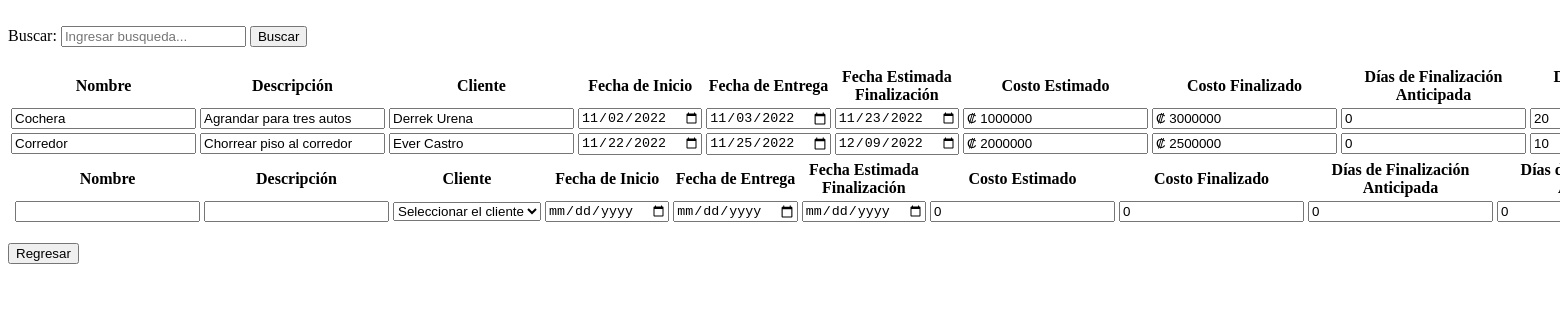
Screenshot of /view/ObrasView.php with the database file from the repository.
### tables this page shows
CREATE TABLE `tbobra` (
  `tbobraid` int(11) NOT NULL,
  `tbobranombre` varchar(100) NOT NULL,
  `tbobradescripcion` text NOT NULL,
  `tbclienteid` int(11) NOT NULL,
  `tbobrafechainicio` date NOT NULL,
  `tbobrafechaentrega` date NOT NULL,
  `tbobrafechaestimadofinalizacion` date NOT NULL,
  `tbobracostoestimado` int(11) NOT NULL,
  `tbobracostofinalizado` int(11) NOT NULL,
  `tbobradiasfinalizacionanticipada` int(11) NOT NULL,
  `tbobradiasfinalizacionatrasado` int(11) NOT NULL,
  `tbobraganancia` int(11) NOT NULL,
  `tbobraperdida` int(11) NOT NULL,
  `tbobradiasestimadoobra` int(11) NOT NULL,
  `tbobrafinalizada` tinyint(4) NOT NULL
);

CREATE TABLE `tbcliente` (
  `tbclienteid` int(11) NOT NULL,
  `tbclientecedula` varchar(12) NOT NULL,
  `tbclientenombre` text NOT NULL,
  `tbclienteapellidos` text NOT NULL,
  `tbclientetelefono` varchar(8) NOT NULL,
  `tbclientecorreo` text NOT NULL
);

### data/ObrasData.php (called while the page is built, shortened)
<?php
include '../domain/Obra.php';
class ObrasData extends Data {
    public function getAllObra() {
        $conn = mysqli_connect($this->server, $this->user, $this->password, $this->db);
        $conn->set_charset('utf8');
        $querySelect = "SELECT * FROM tbobra;";
        $result = mysqli_query($conn, $querySelect);
        $Obras = [];
        while ($row = mysqli_fetch_array($result)) {
            $currentObra = new Obra($row['tbobraid'], $row['tbobranombre'], $row['tbobradescripcion'],
            $row['tbclienteid'], $row['tbobrafechainicio'], $row['tbobrafechaentrega'], $row['tbobrafechaestimadofinalizacion'], $row['tbobracostoestimado']
            , $row['tbobracostofinalizado'], $row['tbobradiasfinalizacionanticipada'], $row['tbobradiasfinalizacionatrasado'], $row['tbobraganancia'], $row['tbobraperdida']
            , $row['tbobradiasestimadoobra'], $row['tbobrafinalizada']);
            array_push($Obras, $currentObra);
        }
        return $Obras;
    }
}

### business/ObrasBusiness.php (called while the page is built, shortened)
<?php
include '../data/ObrasData.php';
class ObrasBusiness {
    private $ObrasData;
    public function ObrasBusiness() {
        $this->ObrasData = new ObrasData();
    }
    public function getAllObra() {
        return $this->ObrasData->getAllObra();
    }
}

### domain/Obra.php (called while the page is built, shortened)
<?php
class Obra
{
    private $obraNombre;
    private $obraDescripcion;
    private $obraFechaInicio;
    private $obraFechaEntrega;
    private $obraFechaEstimadaFinalizacion;
    private $obraCostoEstimado;
    private $obraCostoFinalizado;
    private $obraDiasFinalizacionAnticipada;
    private $obraDiasFinalizacionAtrasado;
    function Obra($obraId, $obraNombre, $obraDescripcion, $clienteId, $obraFechaInicio, $obraFechaEntrega, $obraFechaEstimadaFinalizacion, $obraCostoEstimado, $obraCostoFinalizado,
    $obraDiasFinalizacionAnticipada, $obraDiasFinalizacionAtrasado, $obraGanancia, $obraPerdida, $obraDiasEstimadoObra, $obraFinalizada)
    {
        $this->obraNombre = $obraNombre;
        $this->obraDescripcion = $obraDescripcion;
        $this->obraFechaInicio = $obraFechaInicio;
        $this->obraFechaEntrega = $obraFechaEntrega;
        $this->obraFechaEstimadaFinalizacion = $obraFechaEstimadaFinalizacion;
        $this->obraCostoEstimado = $obraCostoEstimado;
        $this->obraCostoFinalizado = $obraCostoFinalizado;
        $this->obraDiasFinalizacionAnticipada = $obraDiasFinalizacionAnticipada;
        $this->obraDiasFinalizacionAtrasado = $obraDiasFinalizacionAtrasado;
    }
    function getObraNombre()
    {
        return $this->obraNombre;
    }
    function getObraDescripcion()
    {
        return $this->obraDescripcion;
    }
    function getObraFechaInicio()
    {
        return $this->obraFechaInicio;
    }
    function getObraFechaEntrega()
    {
        return $this->obraFechaEntrega;
    }
    function getObraFechaEstimadaFinalizacion()
    {
        return $this->obraFechaEstimadaFinalizacion;
    }
    function getObraCostoEstimado()
    {
        return $this->obraCostoEstimado;
    }
    function getObraCostoFinalizado()
    {
        return $this->obraCostoFinalizado;
    }
    function getObraDiasFinalizacionAnticipada()
    {
        return $this->obraDiasFinalizacionAnticipada;
    }
    function getObraDiasFinalizacionAtrasado()
    {
        return $this->obraDiasFinalizacionAtrasado;
    }
}

### data/ClienteData.php (called while the page is built, shortened)
<?php
class ClienteData extends Data {
    public function getClienteId($clienteId) {
        $conn = mysqli_connect($this->server, $this->user, $this->password, $this->db);
        $conn->set_charset('utf8');
        $querySelect = "SELECT * FROM tbcliente WHERE tbclienteid = ". $clienteId .";";
        $result = mysqli_query($conn, $querySelect);
        $nombreCliente = "";
        while ($row = mysqli_fetch_array($result)) {
            $nombreCliente = $row['tbclientenombre'].' '.$row['tbclienteapellidos'];
        }
        return $nombreCliente;
    }
}

### business/ClienteBusiness.php (called while the page is built, shortened)
<?php
include '../data/ClienteData.php';
class ClienteBusiness {
    private $ClienteData;
    public function ClienteBusiness() {
        $this->ClienteData = new ClienteData();
    }
    public function getClienteId($clienteId) {
        return $this->ClienteData->getClienteId($clienteId);
    }
}

### view/ObrasView.php (the view, shortened to what this page needs)
<!DOCTYPE html>
<html lang="en">
<head>
    <?php
    include '../business/ObrasBusiness.php';
    include '../business/ClienteBusiness.php';
    ?>
</head>
<body>
    <section id="form">
        <form action="" method="post" autocomplete="off">
            <div>
                Buscar:
                <?php
                $nombre = "";
                echo '<input type="text" name="buscarObra" id = "buscarObra" required placeholder = "Ingresar busqueda..." value = "' . $nombre . '">';
                ?>
                <input type="button" name="search" id="search" value="Buscar" onclick="getData()">
                <ul id="listaObras"></ul>
            </div>
        </form>
        <table>
            <tr>
                <th>Nombre</th>
                <th>Descripción</th>
                <th>Cliente</th>
                <th>Fecha de Inicio</th>
                <th>Fecha de Entrega</th>
                <th>Fecha Estimada Finalización</th>
                <th>Costo Estimado</th>
                <th>Costo Finalizado</th>
                <th>Días de Finalización Anticipada</th>
                <th>Días de Finalización Atrasada</th>
            </tr>
            <tbody id=buscarObra>
                <?php
                $ClienteBusiness = new ClienteBusiness();
                $ObrasBusiness = new ObrasBusiness();
                $allObra = $ObrasBusiness->getAllObra();
                foreach ($allObra as $current) {
                    echo '<form method="post" enctype="multipart/form-data" action="../business/ObrasAction.php">';
                    echo '<td><input type="text" name="tbobranombre" id="tbobranombre" value="' . $current->getObraNombre() . '"/></td>';
                    echo '<td><input type="text" name="tbobradescripcion" id="tbobradescripcion" value="' . $current->getObraDescripcion() . '"/></td>';
                    echo '<td><input readonly type="text" name="tbclienteid" id="tbclienteid" value="' . $ClienteBusiness->getClienteId($current->getClienteId()) . '"/></td>';
                    echo '<td><input type="date" name="tbobrafechainicio" id="tbobrafechainicio" value="' . $current->getObraFechaInicio() . '"/></td>';
                    echo '<td><input type="date" name="tbobrafechaentrega" id="tbobrafechaentrega" value="' . $current->getObraFechaEntrega() . '"/></td>';
                    echo '<td><input type="date" name="tbobrafechaestimadofinalizacion" id="tbobrafechaestimadofinalizacion" value="' . $current->getObraFechaEstimadaFinalizacion() . '"/></td>';
                    echo '<td><input type="text" data-mask  ="₡ #.##0,00" name="tbobracostoestimado" id="tbobracostoestimado" value="₡ ' . $current->getObraCostoEstimado() . '"/></td>';
                    echo '<td><input type="text" data-mask  ="₡ #.##0,00" name="tbobracostofinalizado" id="tbobracostofinalizado" value="₡ ' . $current->getObraCostoFinalizado() . '"/></td>';
                    echo '<td><input type="text" name="tbobradiasfinalizacionanticipada" id="tbobradiasfinalizacionanticipada" value="' . $current->getObraDiasFinalizacionAnticipada() . '"/></td>';
                    echo '<td><input type="text" name="tbobradiasfinalizacionatrasado" id="tbobradiasfinalizacionatrasado" value="' . $current->getObraDiasFinalizacionAtrasado() . '"/></td>';
                    echo '</form>';
                }
                ?>
        <table>
            <tr>
                <th></th>
                <th>Nombre</th>
                <th>Descripción</th>
                <th>Cliente</th>
                <th>Fecha de Inicio</th>
                <th>Fecha de Entrega</th>
                <th>Fecha Estimada Finalización</th>
                <th>Costo Estimado</th>
                <th>Costo Finalizado</th>
                <th>Días de Finalización Anticipada</th>
                <th>Días de Finalización Atrasada</th>
            </tr>
            <?php
                $obraNombre = "";
                $obraDescripcion = "";
                $obraFechaInicio = "";
                $obraFechaEntrega = "";
                $obraFechaEstimada = "";
                $obraCostoEstimado = "";
                $obraCostoFinalizado = "";
                $obraFinalizacionAnticipada = "";
                $obraFinalizacionAtrasada = "";
                ?>
            <form method="post" enctype="multipart/form-data" action="../business/ObrasAction.php">
                <tr>
                    <?php
                    echo '<td><input type="hidden" name="tbobraid" id="tbobraid" value="' . $obraId . '"/></td>';
                    echo '<td><input required type="text" name="tbobranombre" id="tbobranombre" value="' . $obraNombre . '"/></td>';
                    echo '<td><input required type="text" name="tbobradescripcion" id="tbobradescripcion" value="' . $obraDescripcion .'"/></td>';
                    ?>
                    <td><select required name="tbclienteid" id="tbclienteid" required>
                            <option value="">Seleccionar el cliente</option>
                        </select></td>
                        <?php
                        echo '<td><input required type="date" name="tbobrafechainicio" id="tbobrafechainicio" value="' . $obraFechaInicio . '"/></td>';
                        echo '<td><input type="date" name="tbobrafechaentrega" id="tbobrafechaentrega" value="' . $obraFechaEntrega . '"/></td>';
                        echo '<td><input type="date" name="tbobrafechaestimadofinalizacion" id="tbobrafechaestimadofinalizacion" value="' . $obraFechaEstimada . '"/></td>';
                        echo '<td><input required type="text" data-mask  ="₡ #.##0,00" value = "0" name="tbobracostoestimado" id="tbobracostoestimado" value="₡ ' . $obraCostoEstimado . '"/></td>';
                        echo '<td><input required type="text" data-mask  ="₡ #.##0,00" value = "0" name="tbobracostofinalizado" id="tbobracostofinalizado" value="₡ ' . $obraCostoFinalizado . '"/></td>';
                        echo '<td><input required type="text" name="tbobradiasfinalizacionanticipada" value = "0" id="tbobradiasfinalizacionanticipada" value="' . $obraFinalizacionAnticipada . '"/></td>';
                        echo '<td><input required type="text" name="tbobradiasfinalizacionatrasado" value = "0" id="tbobradiasfinalizacionatrasado" value="' . $obraFinalizacionAtrasada . '"/></td>';
                        ?>
                </tr>
            </form>
        </table>
            </tbody>
        </table>
    </section>
<form action ="../business/HomeAction.php" method = "POST">
    <button type="submit" name="regresar"> Regresar</button>
    </form>
</body>
</html>

### view/ObrasView.php (style rules this page uses)
ul { list-style-type: none; width: 250px; height: auto; position: absolute; z-index: 10; padding: 10px; }

### rows the page displays
tbobra: tbobranombre "Cochera", tbobradescripcion "Agrandar para tres autos", tbclienteid "Derrek Urena", tbobrafechainicio "11/02/2022", tbobrafechaentrega "11/03/2022", tbobrafechaestimadofinalizacion "11/23/2022", tbobracostoestimado "₡ 1000000", tbobracostofinalizado "₡ 3000000", tbobradiasfinalizacionanticipada "0", tbobradiasfinalizacionatrasado "20"
tbobra: tbobranombre "Corredor", tbobradescripcion "Chorrear piso al corredor", tbclienteid "Ever Castro", tbobrafechainicio "11/22/2022", tbobrafechaentrega "11/25/2022", tbobrafechaestimadofinalizacion "12/09/2022", tbobracostoestimado "₡ 2000000", tbobracostofinalizado "₡ 2500000", tbobradiasfinalizacionanticipada "0", tbobradiasfinalizacionatrasado "10"
